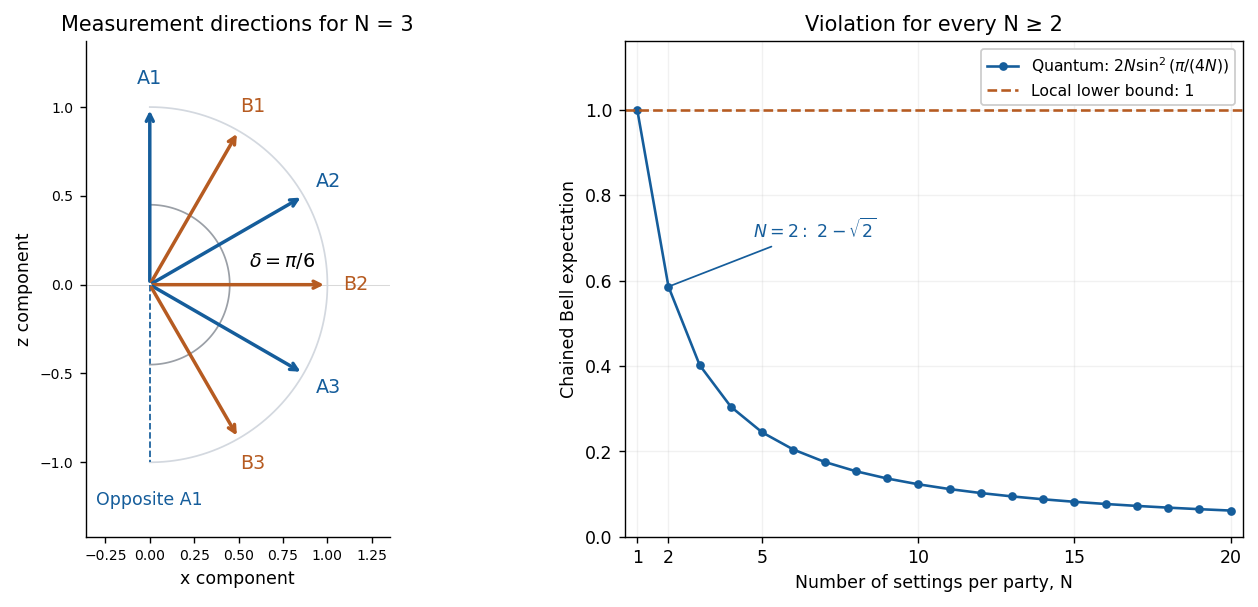

Source code (Python):
#!/usr/bin/env python3
"""Plot chained Bell measurement directions and quantum values; PNG to caller CWD."""
from pathlib import Path

import matplotlib
matplotlib.use("Agg")
import matplotlib.pyplot as plt
import numpy as np


def main():
    fig, (ax, curve) = plt.subplots(1,2,figsize=(10.6,4.7),layout="constrained",facecolor="white")
    blue, orange = "#155d9b", "#b65b21"
    ax.set_facecolor("white")
    angles = np.linspace(0,np.pi,200)
    ax.plot(np.sin(angles),np.cos(angles),color="#d3d8df",linewidth=1)
    delta = np.pi/6
    for i in range(3):
        for offset, color, party in [(0,blue,"A"),(1,orange,"B")]:
            theta = (2*i+offset)*delta
            x,z = np.sin(theta),np.cos(theta)
            ax.annotate("",(x,z),(0,0),arrowprops={"arrowstyle":"->","color":color,"lw":2})
            ax.text(1.16*x,1.16*z,f"{party}{i+1}",ha="center",va="center",fontsize=11,color=color)
    ax.plot([0,0],[0,-1],linestyle="--",color=blue,linewidth=1)
    ax.text(0,-1.24,"Opposite A1",ha="center",fontsize=10,color=blue)
    for i in range(6):
        theta = np.linspace(i*delta,(i+1)*delta,24)
        ax.plot(.45*np.sin(theta),.45*np.cos(theta),color="#9a9fa6",linewidth=1)
    ax.text(.56,.1,r"$\delta=\pi/6$",fontsize=11)
    ax.axhline(0,color="#d9d9d9",linewidth=.6,zorder=-1)
    ax.set(xlim=(-.36,1.35),ylim=(-1.42,1.37),aspect="equal",
           title="Measurement directions for N = 3",xlabel="x component",ylabel="z component")
    ax.spines[["top","right"]].set_visible(False)
    ax.tick_params(labelsize=8)
    n = np.arange(1,21)
    value = 2*n*np.sin(np.pi/(4*n))**2
    assert np.isclose(value[0],1)
    assert np.all(value[1:]<1)
    curve.set_facecolor("white")
    curve.plot(n,value,"o-",color=blue,markersize=4,
               label=r"Quantum: $2N\sin^2(\pi/(4N))$")
    curve.axhline(1,color=orange,linestyle="--",label="Local lower bound: 1")
    curve.annotate(r"$N=2:\ 2-\sqrt{2}$",(2,value[1]),xytext=(4.7,.70),
                   arrowprops={"arrowstyle":"-","color":blue},fontsize=10,color=blue)
    curve.set(xlim=(.6,20.4),ylim=(0,1.16),xlabel="Number of settings per party, N",
              ylabel="Chained Bell expectation",title="Violation for every N ≥ 2")
    curve.set_xticks([1,2,5,10,15,20])
    curve.grid(alpha=.17)
    curve.legend(loc="upper right",fontsize=9,framealpha=1)
    fig.savefig(Path.cwd()/"paper-59-chained-bell.png",dpi=125,facecolor="white",
                transparent=False,bbox_inches="tight",pad_inches=.12)
    plt.close(fig)


if __name__ == "__main__":
    main()
